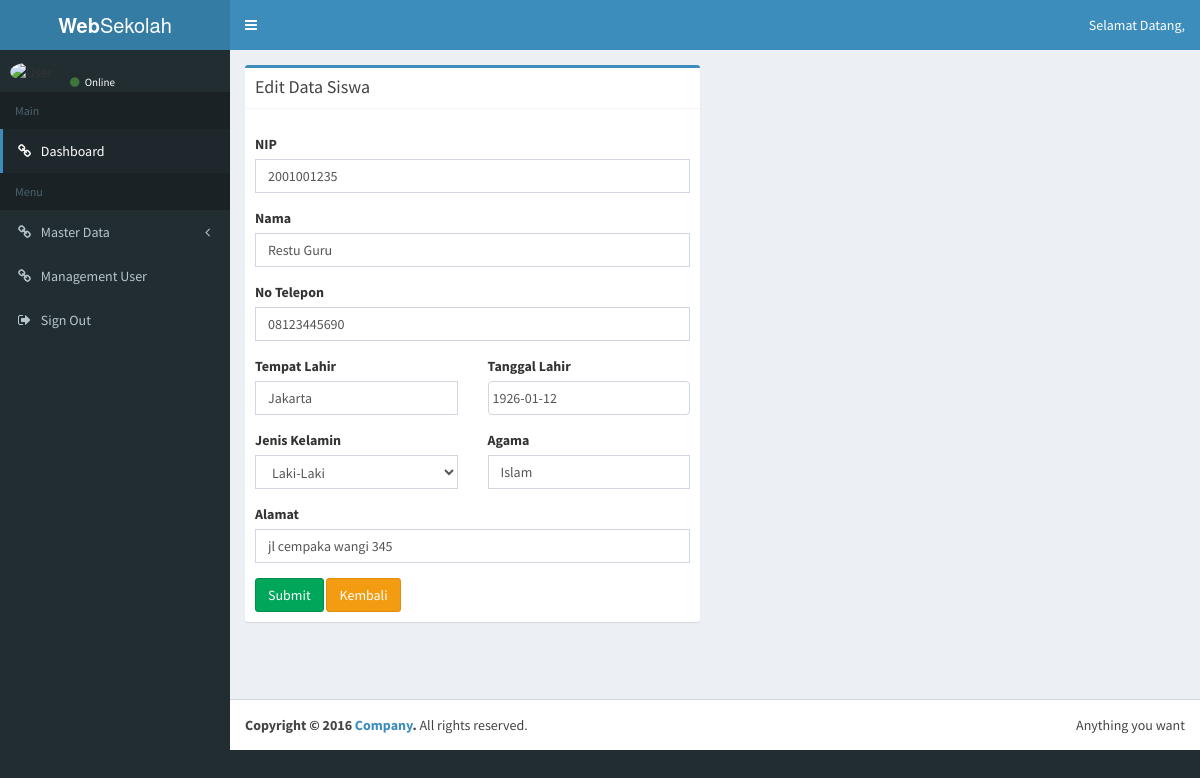
The page /admin/guru/editguru/1 on the database as committed earlier.
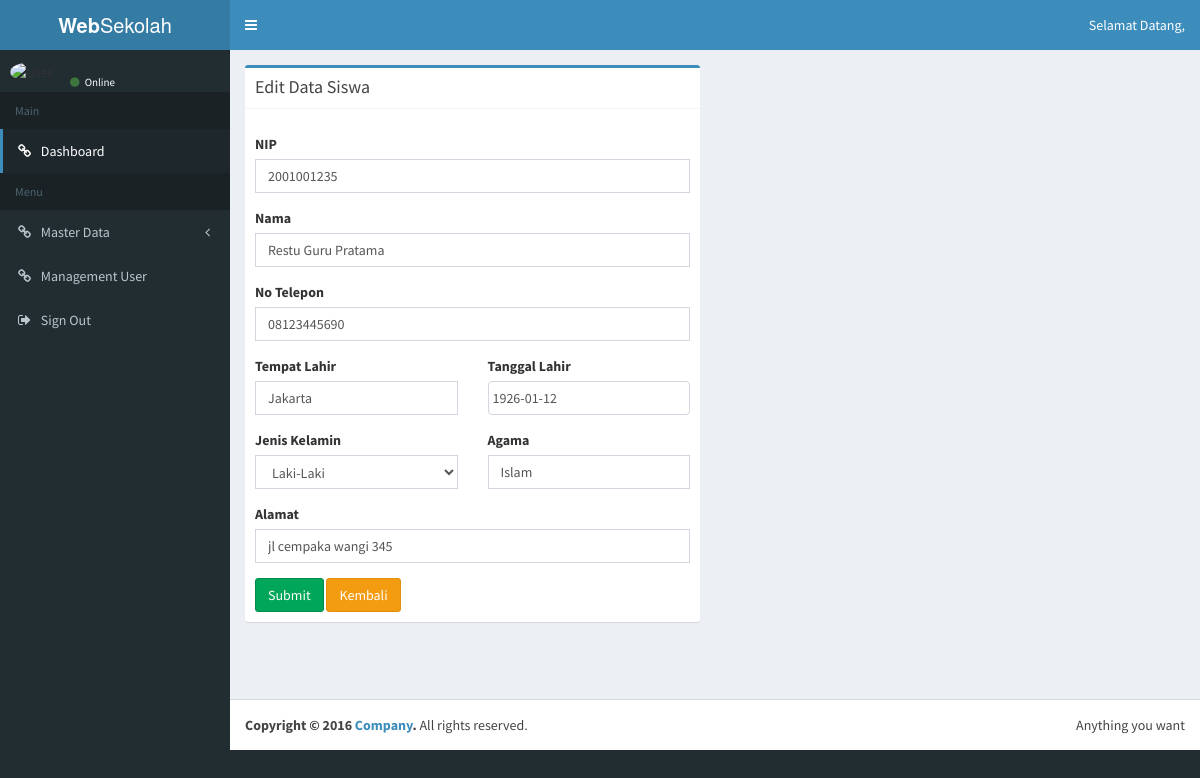
The same page on the database as committed later.
### tables this page shows
CREATE TABLE `tb_guru` (
  `id_guru` int(11) NOT NULL,
  `nip` varchar(16) NOT NULL,
  `nama` varchar(128) NOT NULL,
  `no_telp` varchar(16) NOT NULL,
  `jenis_kelamin` varchar(16) NOT NULL,
  `agama` varchar(16) NOT NULL,
  `tempat_lahir` varchar(64) NOT NULL,
  `tanggal_lahir` date NOT NULL,
  `alamat` varchar(128) NOT NULL,
  `status` varchar(16) NOT NULL,
  `password` varchar(128) NOT NULL,
  `image` varchar(128) NOT NULL,
  `id_role` int(11) NOT NULL,
  `date_added` datetime NOT NULL
);

### application/controllers/admin/guru.php (called while the page is built, shortened)
<?php
class Guru extends CI_Controller
{
	public function __construct()
	{
		$this->load->model('Model_guru');
	}
	public function editguru($id)
	{
		$data['user'] = $this->db->get_where('tb_user', ['username' => $this->session->userdata('username')])->row_array();
		$this->form_validation->set_rules('nip', 'NIP', 'required|trim');
		$this->form_validation->set_rules('nama', 'Nama', 'required|trim');
		$this->form_validation->set_rules('no_telp', 'No Telepon', 'required|trim');
		$this->form_validation->set_rules('tempat_lahir', 'Tempat Lahir', 'required|trim');
		$this->form_validation->set_rules('tanggal_lahir', 'Tanggal Lahir', 'required|trim');
		$this->form_validation->set_rules('jenis_kelamin', 'Jenis Kelamin', 'required|trim');
		$this->form_validation->set_rules('agama', 'Agama', 'required|trim');
		$this->form_validation->set_rules('alamat', 'Alamat', 'required|trim');
		if($this->form_validation->run() == false)
		{
			$data['title'] = 'Edit Guru';
			$where = array('id_guru' => $id);
			$data['dataguru'] = $this->Model_guru->getby_id($where, 'tb_guru');
			$this->load->view('admin/layout/header', $data);
			$this->load->view('admin/layout/topbar', $data);
			$this->load->view('admin/layout/sidebar', $data);
			$this->load->view('admin/guru/edit_guru', $data);
			$this->load->view('admin/layout/footer', $data);
		}
	}
}

### index.php (called while the page is built, shortened)
<?php
require_once BASEPATH.'core/CodeIgniter.php';

### application/models/Model_guru.php (called while the page is built, shortened)
<?php
class Model_guru extends CI_Model
{
	public function getby_id($where)
	{
		return $this->db->get_where('tb_guru', $where)->result_array();
	}
}

### application/views/admin/guru/edit_guru.php (the view, shortened to what this page needs)
<div class="content-wrapper">
  <section class="content">
    <div class="row">
      <div class="col-md-6">
        <div class="box box-primary">
          <div class="box-header with-border">
            <h3 class="box-title">Edit Data Siswa</h3>
          </div>
          <div class="box-body">
            <?php foreach($dataguru as $guru) { ?>
              <form action="" method="post">
                <div class="form-group">
                  <label>NIP</label>
                  <input type="text" name="nip" id="nip" class="form-control" value="<?= $guru['nip']; ?>">
                </div>
                <div class="form-group">
                  <label>Nama</label>
                  <input type="text" name="nama" id="nama" class="form-control" value="<?= $guru['nama']; ?>">
                </div>
                <div class="form-group">
                  <label>No Telepon</label>
                  <input type="text" name="no_telp" id="no_telp" class="form-control" value="<?= $guru['no_telp']; ?>">
                </div>
                <div class="row">
                  <div class="form-group col-md-6">
                    <label>Tempat Lahir</label>
                    <input type="text" name="tempat_lahir" id="tempat_lahir" class="form-control" value="<?= $guru['tempat_lahir']; ?>">
                  </div>
                  <div class="form-group col-md-6">
                    <label>Tanggal Lahir</label>
                    <input type="text" name="tanggal_lahir" id="tanggal_lahir" class="form-control datepicker" value="<?= $guru['tanggal_lahir']; ?>">
                  </div>
                </div>
                <div class="row">
                  <div class="form-group col-md-6">
                    <label>Jenis Kelamin</label>
                    <select name="jenis_kelamin" class="form-control">
                      <option value="Laki-Laki" <?php if($guru['jenis_kelamin'] == 'Laki-Laki'){echo 'selected';} ?>>Laki-Laki</option>
                    </select>
                  </div>
                  <div class="form-group col-md-6">
                    <label>Agama</label>
                    <input type="text" name="agama" id="agama" class="form-control" value="<?= $guru['agama']; ?>">
                  </div>
                </div>
                <div class="form-group">
                  <label>Alamat</label>
                  <input type="text" name="alamat" id="alamat" class="form-control" value="<?= $guru['alamat']; ?>">
                </div>
                <button type="submit" class="btn btn-success">Submit</button>
                <a href="<?= base_url(); ?>admin/guru" class="btn btn-warning">Kembali</a>
              </form>
            <?php } ?>
          </div>
        </div>
      </div>
    </div>
  </section>
</div>

Rows that differ between the two databases and show on the page:
changed tb_guru "Jakarta": nama "Restu Guru" → "Restu Guru Pratama"
